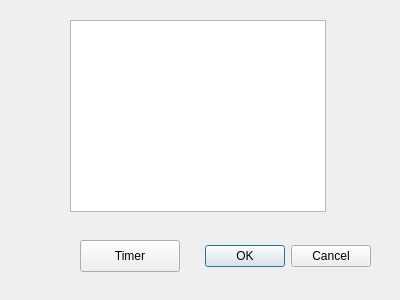
<?xml version="1.0" encoding="UTF-8"?>
<ui version="4.0">
 <class>Dialog2</class>
 <widget class="QDialog" name="Dialog2">
  <property name="geometry">
   <rect>
    <x>0</x>
    <y>0</y>
    <width>400</width>
    <height>300</height>
   </rect>
  </property>
  <property name="windowTitle">
   <string>Dialog</string>
  </property>
  <widget class="QDialogButtonBox" name="buttonBox">
   <property name="geometry">
    <rect>
     <x>30</x>
     <y>240</y>
     <width>341</width>
     <height>32</height>
    </rect>
   </property>
   <property name="orientation">
    <enum>Qt::Horizontal</enum>
   </property>
   <property name="standardButtons">
    <set>QDialogButtonBox::Cancel|QDialogButtonBox::Ok</set>
   </property>
  </widget>
  <widget class="QTableWidget" name="tableWidget">
   <property name="geometry">
    <rect>
     <x>70</x>
     <y>20</y>
     <width>256</width>
     <height>192</height>
    </rect>
   </property>
  </widget>
  <widget class="QPushButton" name="pushButton">
   <property name="geometry">
    <rect>
     <x>80</x>
     <y>240</y>
     <width>100</width>
     <height>32</height>
    </rect>
   </property>
   <property name="text">
    <string>Timer</string>
   </property>
  </widget>
 </widget>
 <resources/>
 <connections>
  <connection>
   <sender>buttonBox</sender>
   <signal>accepted()</signal>
   <receiver>Dialog2</receiver>
   <slot>accept()</slot>
   <hints>
    <hint type="sourcelabel">
     <x>248</x>
     <y>254</y>
    </hint>
    <hint type="destinationlabel">
     <x>157</x>
     <y>274</y>
    </hint>
   </hints>
  </connection>
  <connection>
   <sender>buttonBox</sender>
   <signal>rejected()</signal>
   <receiver>Dialog2</receiver>
   <slot>reject()</slot>
   <hints>
    <hint type="sourcelabel">
     <x>316</x>
     <y>260</y>
    </hint>
    <hint type="destinationlabel">
     <x>286</x>
     <y>274</y>
    </hint>
   </hints>
  </connection>
 </connections>
</ui>
